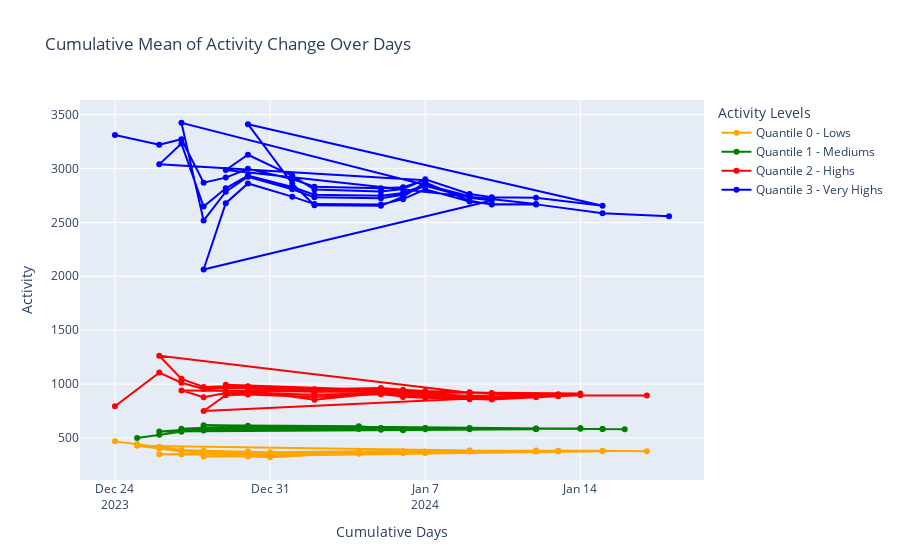

The cell this chart's notebook holds for it:
### Code cell
fig = go.Figure()

fig.add_trace(go.Scatter(
    x=result_df_low['Date'],
    y=result_df_low['Activity'],
    mode='lines+markers',
    name='Quantile 0 - Lows',
    marker=dict(color='orange')
))

fig.add_trace(go.Scatter(
    x=result_df_medium['Date'],
    y=result_df_medium['Activity'],
    mode='lines+markers',
    name='Quantile 1 - Mediums',
    marker=dict(color='green')
))

fig.add_trace(go.Scatter(
    x=result_df_high['Date'],
    y=result_df_high['Activity'],
    mode='lines+markers',
    name='Quantile 2 - Highs',
    marker=dict(color='red')
))

fig.add_trace(go.Scatter(
    x=result_df_very_high['Date'],
    y=result_df_very_high['Activity'],
    mode='lines+markers',
    name='Quantile 3 - Very Highs',
    marker=dict(color='blue')
))

fig.update_layout(
    title='Cumulative Mean of Activity Change Over Days',
    xaxis_title='Cumulative Days',
    yaxis_title='Activity',
    legend_title='Activity Levels'
)

fig.show()
